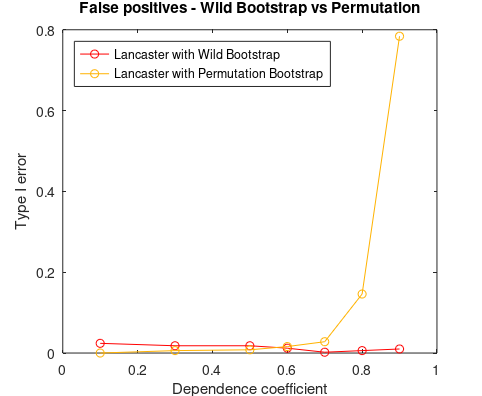
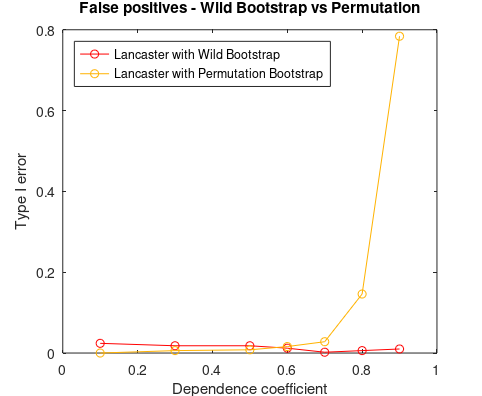

Source code (MATLAB) for these figures, in order:
load('wildbootstrapnec.mat')
dependence_coefficients = [0.1,0.3,0.5,0.6,0.7,0.8,0.9];
rejections = tosave{1};

h=figure;

plot(dependence_coefficients,rejections(:,1),'-or')
xlabel('Dependence coefficient')
ylabel('Type I error')
title('False positives - Wild Bootstrap vs Permutation')

hold

plot(dependence_coefficients,rejections(:,2),'-o','color',[1,0.7,0])


legend('Lancaster with Wild Bootstrap','Lancaster with Permutation Bootstrap','Location','NorthWest')


ti = get(gca,'TightInset')
set(gca,'Position',[ti(1) ti(2) 1-ti(3)-ti(1) 1-ti(4)-ti(2)]);
set(gca,'units','centimeters')
pos = get(gca,'Position');
ti = get(gca,'TightInset');

set(gcf, 'PaperUnits','centimeters');
set(gcf, 'PaperSize', [pos(3)+ti(1)+ti(3) pos(4)+ti(2)+ti(4)]);
set(gcf, 'PaperPositionMode', 'manual');
set(gcf, 'PaperPosition',[0 0 pos(3)+ti(1)+ti(3) pos(4)+ti(2)+ti(4)]);
saveas(h,'figures/ICML_figure2.pdf');
saveas(h,'figures/ICML_figure2.fig');